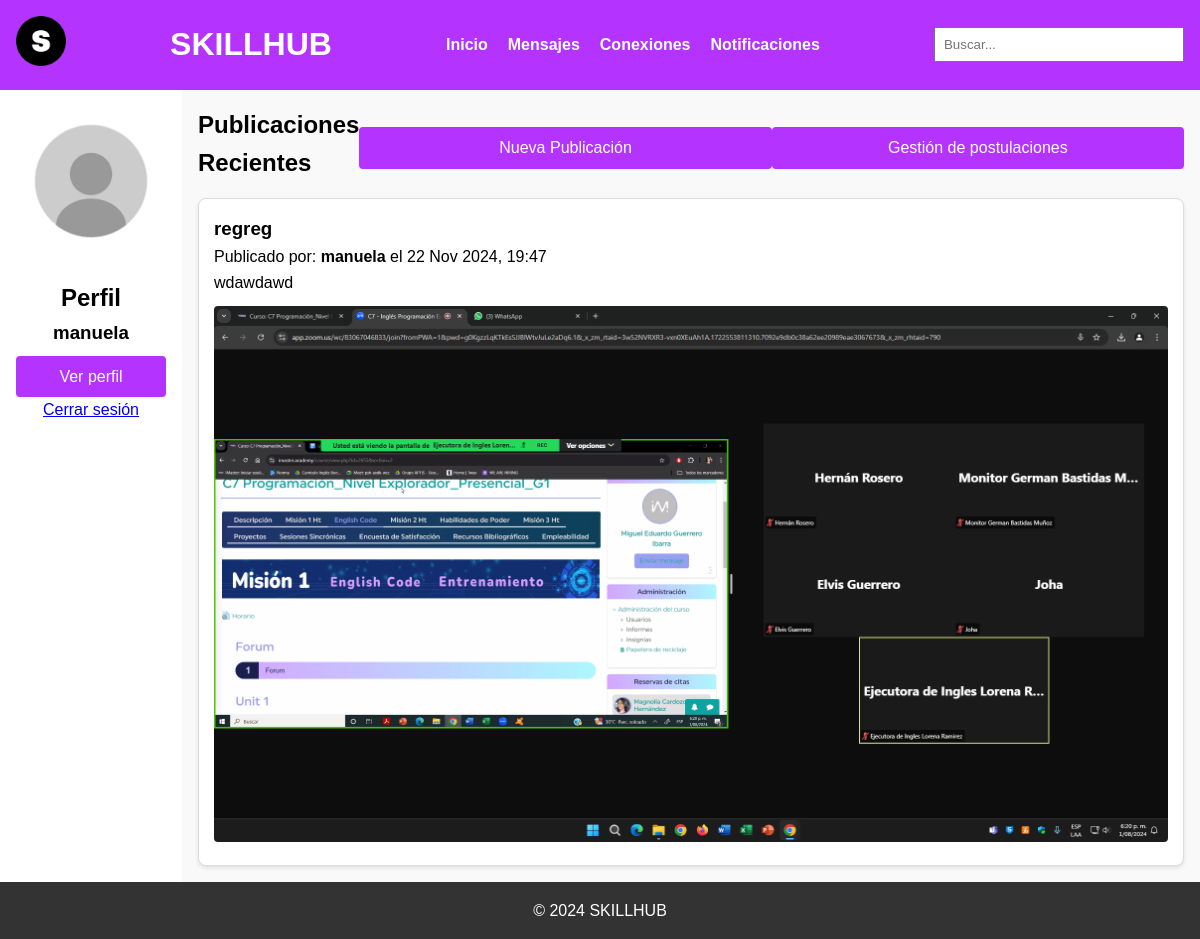
The app's page /accounts/home-professional/ (signed in), older data.
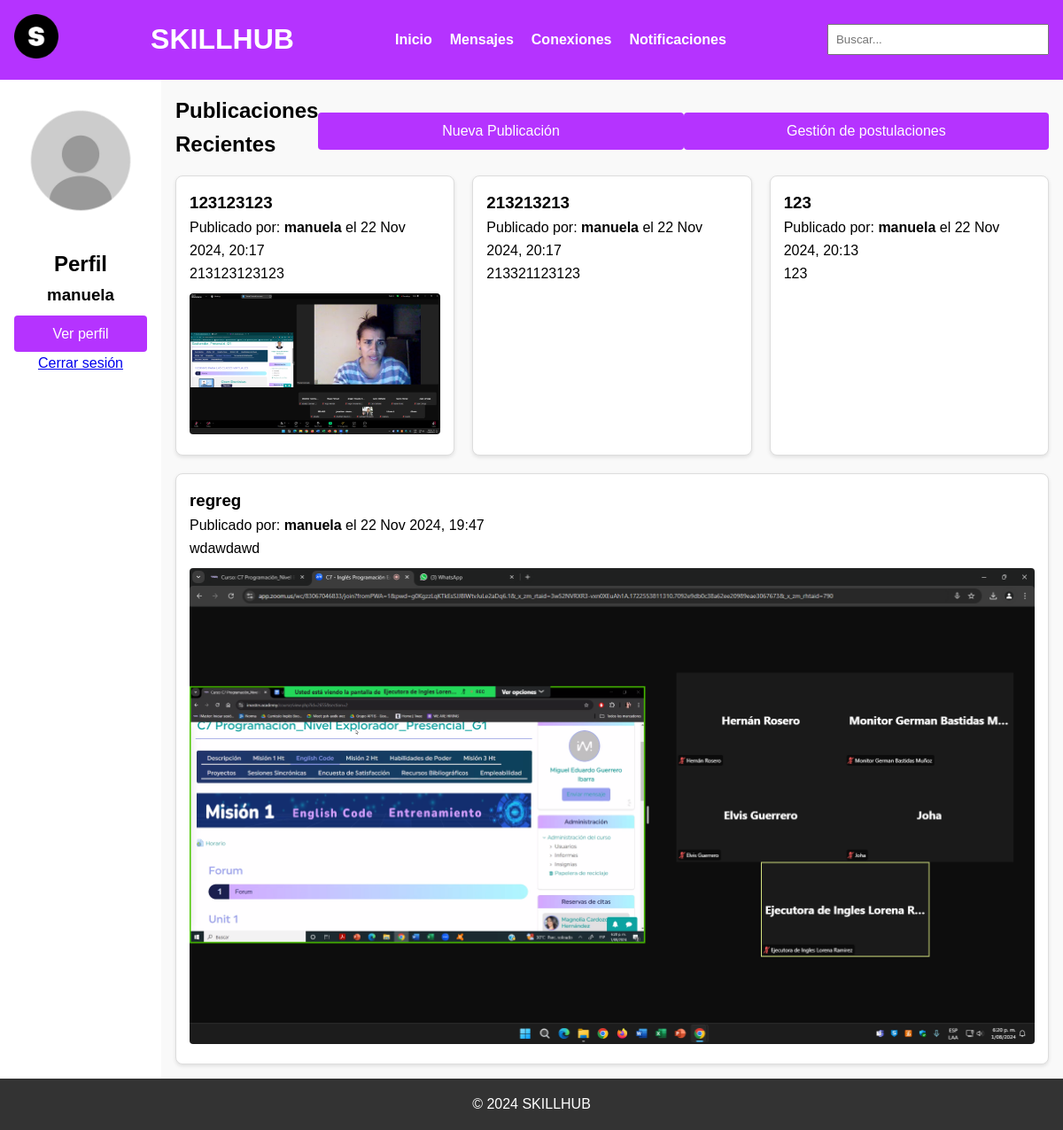
The same page, newer data.
### SkillHubApp/models.py (models this page shows, shortened)
class Post(models.Model):
    user = models.ForeignKey(User, on_delete=models.CASCADE)
    title = models.CharField(max_length=200, blank=True, null=True)
    content = RichTextField(max_length=800)
    timestamp = models.DateTimeField(auto_now_add=True)
    media_file = models.FileField(
        upload_to='post_media/',
        validators=[
            FileExtensionValidator(
                allowed_extensions=[
                    'jpg', 'jpeg', 'png', 'gif', 'webp',
                    'mp4', 'avi', 'mov', 'mkv', 'webm',
                    'mp3', 'wav', 'ogg', 'm4a',
                    'pdf', 'doc', 'docx', 'txt', 'rtf'
                ]
            ),
            validate_file_size
        ],
        blank=True,
        null=True
    )

### SkillHubApp/views.py (the view)
# urls.py: path('home-professional/', home_professional_view, name='home-professional'),
@login_required
def home_professional_view(request):
    posts = Post.objects.all().order_by('-timestamp')
    if request.method == 'POST':
        form = PostForm(request.POST, request.FILES)
        if form.is_valid():
            post = form.save(commit=False)
            post.user = request.user
            post.save()
            messages.success(request, 'Publicación creada exitosamente')
            return redirect('home-professional')
    else:
        form = PostForm()
    return render(request, 'SkillHubApp/inicio/home_professional.html', {
        'user': request.user,
        'posts': posts,
        'form': form,
    })

### SkillHubApp/forms.py (shortened to what this page needs)
class PostForm(forms.ModelForm):
    class Meta:
        model = Post
        fields = ['title', 'content', 'media_file']
        widgets = {
            'title': forms.TextInput(attrs={
                'placeholder': 'Título del artículo',
                'class': 'form-control'
            }),
            'content': CKEditorWidget(config_name='default'),
            'media_file': forms.FileInput(attrs={
                'class': 'form-control',
                'accept': 'image/*,video/*,audio/*,application/pdf,application/msword'
            })
        }
    class Meta:
        model = Post
        fields = ['title', 'content', 'media_file']
        widgets = {
            'title': forms.TextInput(attrs={
                'placeholder': 'Título del artículo',
                'class': 'form-control'
            }),
            'content': CKEditorWidget(config_name='default'),
            'media_file': forms.FileInput(attrs={
                'class': 'form-control',
                'accept': 'image/*,video/*,audio/*,application/pdf,application/msword'
            })
        }

### SkillHubApp/templates/SkillHubApp/inicio/home_professional.html (shortened to what this page needs)
<!DOCTYPE html>
<html lang="es">
<head>
    {% load static %}
    <link rel="stylesheet" href="{% static 'SkillHubApp/css/style.css' %}">
<body>
    <div class="container">
        <header class="header">
            <div class="logo">
                <img src="{% static 'SkillHubApp/images/logo.png' %}" alt="SkillHub Logo">
            </div>
            <h1>SKILLHUB</h1>
            <nav class="header-nav">
                <ul>
                    <li><a href="{% url 'home-professional' %}">Inicio</a></li>
                    <li><a href="{% url 'messages' %}">Mensajes</a></li>
                    <li><a href="{% url 'connections' %}">Conexiones</a></li>
                    <li><a href="{% url 'notifications' %}">Notificaciones</a></li>
                </ul>
            </nav>
            <div class="search-bar">
                <input type="text" placeholder="Buscar...">
            </div>
        </header>
        <main class="main-content">
            <aside class="sidebar">
                <div class="profile">
                    <img src="{% static 'SkillHubApp/images/perfil.png' %}" alt="Imagen de Perfil" class="profile-image">
                    <h2>Perfil</h2>
                    {% if user.is_authenticated %}
                        <h3>{{ user.username }}</h3>
                    {% else %}
                        <p>Invitado</p>
                    {% endif %}
                    <a href="{% url 'profile-professional' %}" class="btn view-profile">Ver perfil</a>
                    <a href="{% url 'logout' %}">Cerrar sesión</a>
                </div>
            </aside>
            <section class="feed">
                <div class="post-list">
                    <div class="posts-header">
                        <h2>Publicaciones Recientes</h2>
                        <a href="{% url 'create_post' %}" class="btn nueva_publicacion_btn">Nueva Publicación</a>
                        <a href="{% url 'manage_applications' %}" class="btn nueva_publicacion_btn">Gestión de postulaciones</a>
                    </div>
                    <div class="posts-container">
                        {% for post in posts %}
                            <div class="post-card">
                                <h3>{{ post.title }}</h3>
                                <p>Publicado por: <strong>{{ post.user.username }}</strong> el {{ post.timestamp|date:"d M Y, H:i" }}</p>
                                <p>{{ post.content|safe }}</p>
                                {% if post.media_file %}
                                    {% with file_extension=post.media_file.name|lower|slice:"-3:" %}
                                        {% if file_extension in 'jpg,png,gif,jpeg' %}
                                            <img src="{{ post.media_file.url }}" alt="Imagen de publicación" class="post-media">
                                        {% elif file_extension in 'mp4,avi,mov' %}
                                            <video controls class="post-media">
                                                <source src="{{ post.media_file.url }}" type="video/mp4">
                                                Tu navegador no soporta videos.
                                            </video>
                                        {% elif file_extension in 'mp3,wav,ogg' %}
                                            <audio controls class="post-media">
                                                <source src="{{ post.media_file.url }}" type="audio/mpeg">
                                                Tu navegador no soporta audio.
                                            </audio>
                                        {% elif file_extension in 'pdf,doc,docx' %}
                                            <a href="{{ post.media_file.url }}" target="_blank">Ver documento: {{ post.media_file.name }}</a>
                                        {% endif %}
                                    {% endwith %}
                                {% endif %}
                            </div>
                        {% empty %}
                            <p>No hay publicaciones aún.</p>
                        {% endfor %}
                    </div>
                </div>
            </section>
        </main>
        <footer class="footer">
            <p>&copy; 2024 SKILLHUB</p>
        </footer>
    </div>
</body>
</html>

### SkillHubApp/static/SkillHubApp/css/style.css (style rules this page uses)
* { margin: 0; padding: 0; box-sizing: border-box; }
body { font-family: Arial, sans-serif; line-height: 1.6; background-color: #f4f4f4; }
.container { display: flex; flex-direction: column; min-height: 100vh; }
.header { display: flex; justify-content: space-between; align-items: center; background-color: #b533ff; color: white; padding: 1rem; box-shadow: 0 2px 4px rgba(0,0,0,0.1); }
.logo img { max-height: 50px; }
.header-nav { display: flex; align-items: center; }
.header-nav ul { display: flex; list-style: none; }
.header-nav ul li { margin: 0 10px; }
.search-bar { display: flex; }
.search-bar input { padding: 0.5rem; width: 250px; }
.main-content { display: flex; flex-grow: 1; }
.sidebar { width: 250px; background-color: #ffffff; padding: 1rem; display: flex; flex-direction: column; align-items: center; }
.profile { text-align: center; }
.profile-image { max-width: 150px; border-radius: 50%; margin-bottom: 1rem; }
.feed { flex-grow: 1; padding: 1rem; background-color: #f9f9f9; }
.footer { background-color: #333; color: white; text-align: center; padding: 1rem; }
.btn { display: inline-block; width: 100%; padding: 0.5rem; margin-top: 0.5rem; background-color: #b533ff; color: white; text-align: center; text-decoration: none; border: none; border-radius: 4px; cursor: pointer; transition: background-color 0.3s ease; }
.header-nav ul li a { color: white; text-decoration: none; transition: color 0.3s ease; font-weight: bold; }
.posts-header { display: flex; justify-content: space-between; align-items: center; margin-bottom: 1rem; }
.posts-container { display: flex; flex-wrap: wrap; gap: 20px; }
.post-card { background-color: white; border: 1px solid #ddd; border-radius: 8px; padding: 15px; box-shadow: 0 2px 4px rgba(0,0,0,0.1); flex: 1 1 calc(33% - 20px); min-width: 250px; }
.post-media { max-width: 100%; border-radius: 4px; margin-top: 10px; }

Row changes from the older to the newer data that the page shows:
added Post: title "123123123", user.username "manuela", timestamp "22 Nov 2024, 20:17", content "213123123123", media_file (picture)
added Post: title "213213213", user.username "manuela", timestamp "22 Nov 2024, 20:17", content "213321123123"
added Post: title "123", user.username "manuela", timestamp "22 Nov 2024, 20:13", content "123"
